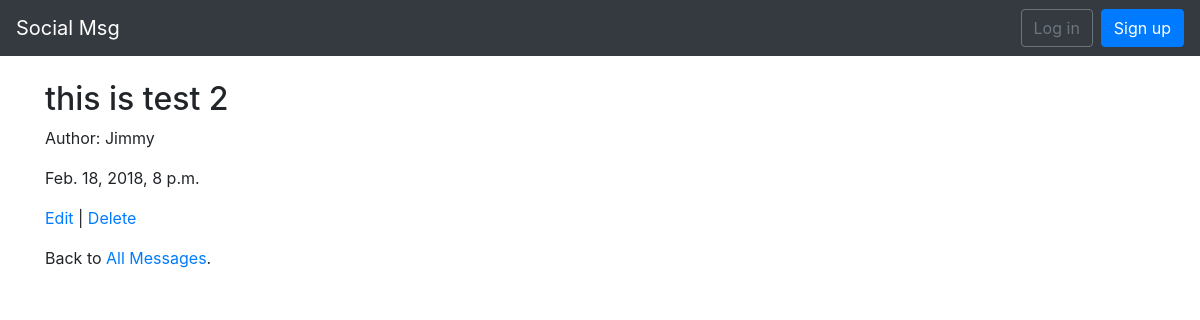
Page /posts/2/ on the committed database.
### posts/models.py (models this page shows, shortened)
class Post(models.Model):
    message = models.CharField(max_length=280)
    date = models.DateTimeField(auto_now_add=True)
    author = models.ForeignKey(
        settings.AUTH_USER_MODEL,
        on_delete=models.CASCADE,
    )

### users/models.py (models this page shows)
class CustomUser(AbstractUser):
    objects = CustomUserManager()

### posts/views.py (the view)
class PostDetailView(DetailView):
    model = models.Post
    template_name = 'post_detail.html'

### templates/post_detail.html
{% extends 'base.html' %}
{% block content %}
<div class="post-entry">
  <h2>{{ object.message }}</h2>
    <p>Author: {{ object.author }}</p>
    <p>{{ object.date }}</p>
  </div>
  <p><a href="{% url 'post_edit' post.pk %}">Edit</a> | <a href="{% url 'post_delete' post.pk %}">Delete</a></p>
  <p>Back to <a href="{% url 'posts' %}">All Messages</a>.</p>
{% endblock content %}

### rows in the picture
Post: message "this is test 2", author "Jimmy", date "Feb. 18, 2018, 8 p.m."
